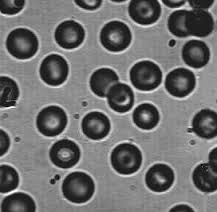
#> input picture pract/blood.png, 217 x 212 px
$ python 6_inbuilt.py
#> lines starting #> are read from the running program, lines starting #| are printed output that depends on the picture; after the words box and inside, x2 and y2 are one past the last pixel; in counts of white or black regions, pixels touching at a corner belong together
import numpy as np

import cv2

from pylab import *

import matplotlib.pyplot as plt

img=cv2.imread("blood.png",0)
#> img is the input picture: shape (212, 217); min 0, max 255, mean 111.2
T0=1
ret,th = cv2.threshold(img,0,255,cv2.THRESH_BINARY+cv2.THRESH_OTSU)
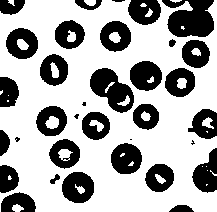
#> th: shape (212, 217); 66.6% white; 34 black regions (5 under 20 px), largest, box (x1, y1, x2, y2) and area: (162, 0, 214, 37) 1411, (90, 68, 134, 113) 1108, (62, 172, 94, 203) 750
#> ret = 94

T=ret
#> T = 94

print(T)
#| 94.0
print(ret)
#| 94.0

"""def tres (img,T):

	m=img.shape[0]
	n=img.shape[1]
	temp=np.zeros(img.shape,dtype=int)


	while (1):
		for i in range(m):
			for j in range(n):
				if img[i][j]>T:
					temp[i][j]=255
		s1=0
		s2=0
		c1=0
		c2=0
		for i in range(m):
			for j in range(n):
				if temp[i][j]==255:
					s1=s1+img[i][j]
					c1=c1+1
				else:
					s2=s2+img[i][j]
					c2=c2+1
		a1=s1/c1
		a2=s2/c2
		tmp=T
		T=(a1+a2)/2.0
		if (tmp-T)<T0:
			break


	for i in range(m):
		for j in range(n):
			if img[i][j]>T:
				temp[i][j]=255
	return temp"""
m=img.shape[0]
#> m = 212
n=img.shape[1]
#> n = 217
temp=np.zeros(img.shape,dtype=int)
for i in range(m):
	for j in range(n):
		if img[i][j]>T:
			temp[i][j]=255

cv2.imwrite("seg_image.jpg",temp)
temp=np.zeros(img.shape,dtype=int)
for i in range(m):
	for j in range(n):
		if img[i][j]>(T+20):
			temp[i][j]=255
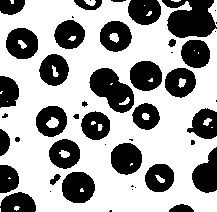
#> temp: shape (212, 217) int64; 63.4% white; 48 black regions (16 under 20 px), largest, box (x1, y1, x2, y2) and area: (162, 0, 217, 38) 1489, (89, 68, 134, 113) 1189, (62, 172, 95, 203) 816

cv2.imwrite("seg_image+20.jpg",temp)
temp=np.zeros(img.shape,dtype=int)
for i in range(m):
	for j in range(n):
		if img[i][j]>(T-20):
			temp[i][j]=255
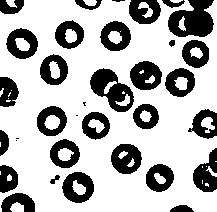
#> temp: shape (212, 217) int64; 70.4% white; 34 black regions (5 under 20 px), largest, box (x1, y1, x2, y2) and area: (168, 0, 214, 37) 1183, (90, 68, 134, 112) 995, (130, 61, 162, 90) 666

cv2.imwrite("seg_image-20.jpg",temp)
